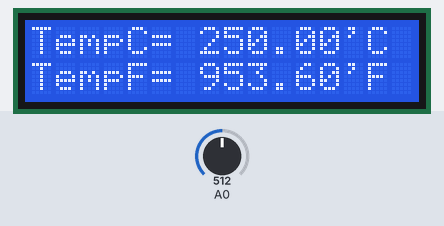
Simulated run of this sketch. Board: Arduino Uno, built with avr-gcc and run on an emulated ATmega328P. On the bench: 16×2 character LCD. The test bench sets the inputs (shaded band); at power-on: A0 = 512.

Above: at 1.2 s.
1.3 s: A0 set to 222
At 2.6 s:
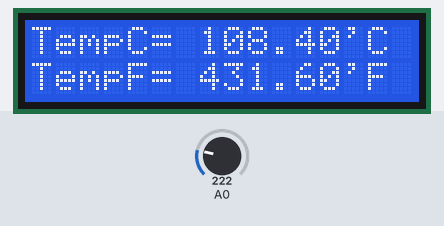
3.5 s: A0 set to 192
At 4.5 s:
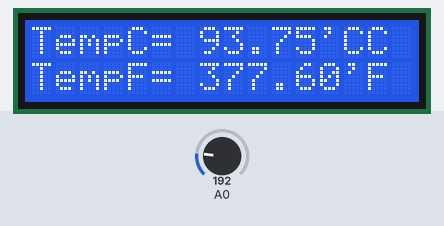
5.5 s: A0 set to 40
At 6.4 s:
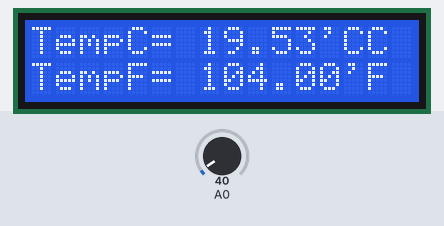
7.5 s: A0 set to 35
At 9.3 s:
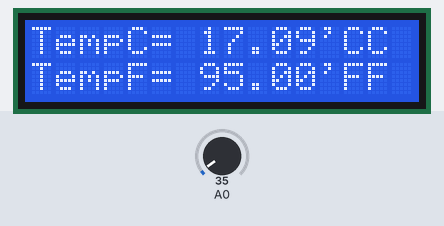
9.6 s: A0 set to 0
At 11.3 s:
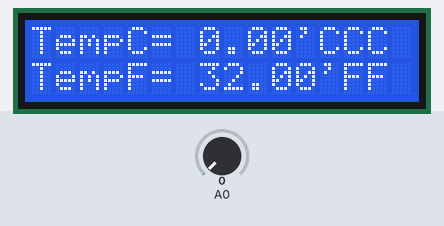
Timing chart, 0 to 12.6 s (numbered marks = the images above; inputs shaded):
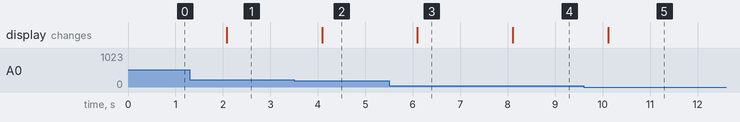

Measured:
- the behaviour switches between 205 and 204 on A0 (found by bisection; images 1 and 2)
- the behaviour switches between 38 and 37 on A0 (found by bisection; images 3 and 4)
- after the input at 1.3 s, the display: changes after 0.78 s (image 1)
- after the input at 3.5 s, the display: changes after 0.59 s (image 2)
- after the input at 5.5 s, the display: changes after 0.60 s (image 3)
- after the input at 7.5 s, the display: changes after 0.61 s (image 4)
- after the input at 9.6 s, the display: changes after 0.52 s (image 5)

The sketch:

demo.ino
```cpp
#include<LiquidCrystal.h>
LiquidCrystal lcd(13,12,4,5,6,7);
int tmps=A0;
float c;
float f;
float value;
void setup() {
  lcd.begin(16,2);


  // put your setup code here, to run once:

}

void loop() {
  // put your main code here, to run repeatedly:
  value=analogRead(A0);
  c=(5.0*value*100)/1024.0;
  f=((value*9)/5)+32;
  lcd.setCursor(0,0);
  lcd.print("TempC=");
   lcd.setCursor(0,1);
  lcd.print("TempF=");
  lcd.setCursor(7,0);
  lcd.print(c);
  lcd.print("'C");
  lcd.setCursor(7,1);
  lcd.print(f);
  lcd.print("'F");
  delay(1000);

}
```

0_information.c
```cpp
#include<stdio.h>
void main()
{
    printf("\n############################# Welcome To Code Fun #####################################\n");
    printf("####################### Subscribe for more C-Programs #################################\n\n\n");
    int i,j,k;

}
```

1_Hello_world.c
```cpp
//Hello  Programmer
#include<stdio.h>
void main()
{
    printf("Hey \nWelcome to Coder1010\n");
    printf("Hello Programmer");
}
```

2_sum_of_two_value.c
```cpp
#include<stdio.h>
void main()
{
    int num1,num2;
    printf("\nWelcome To Iot Project\n");
    printf("Enter Two Number\n");
    scanf("%d%d",&num1,&num2);
    printf("Add of Two Number=%d",num1+num2);

}
```

Ascii_value.c
```cpp
#include<stdio.h>
int main()
{
    //ascii valu
    char ch;
    printf("Enter an alphabet\n");
    scanf("%c",&ch);
    printf("Ascii value of charecter = %d",ch);

}
```

Square_oot.c
```cpp
#include<stdio.h>
#include<math.h>
int main()
{
   int num;
   printf("Enter a number\n");
   scanf("%d",&num);
    printf("Squre root: %f",sqrt(num));

}
```

add_subs.c
```cpp
#include<stdio.h>
int main()
{
    int a,b,c;
    int v;
    printf("Enter your number\n");
    scanf("%d%d%d",&a,&b,&c);

    v=a+b-c;
    printf("your Value is=%d",v);

}
```

area_of_circle.c
```cpp
#include <stdio.h>

void main()
{
    float pi = 3.141;
    float area = 0, redius, height, Volum = 0;
    printf("\n\nEnter Radius of Circle:");
    scanf("%f", &redius);
    printf("\nEnter Height of the cilender:");
    scanf("%f", &height);

    // Area of Circle
    area = redius * redius * pi;
    printf("\n\nArea Of Circle is %f", area);

    //Volume of cylender
    Volum = pi * redius * redius * height;
    printf("\nVolume of Of Cyclender:%f\n\n", Volum);
}
```

area_of_tringlee.c
```cpp
#include<stdio.h>
int main()
{

    int hight,base;
    int area;
    printf("Enter Base and Hight\n");
    scanf("%d%d",&hight,&base);
    //this formula area of tringle
    area=base*hight/2;
    printf("Your value is %d= ",area);

}
```

bitwise.c
```cpp
#include<stdio.h>
#define decode(s,t,u,m,p,e,d)  m##s##u##t
#define vikash decode(a,n,i,m,a,t,e)
int vikash()
{
 int a=3,b=6,c;
 printf("\n a=%d",a);
 printf("\n b=%d",b);
 c=a&b;
 // (bitwise AND)
 printf("\n a&b=%d",c);
  c=a|b;
  //(bitwise OR)
  printf("\n a|b=%d",c);
  c=a^b;
  //(bitwise XOR)
  printf("\n a^b=%d",c);
  c=~a;
  //(bitwise NOT)
  printf("\n ~a =%d",c);
  c=a<<3;
 // (left shift)
  printf("\n a<<3=%d",c);
  c=b>>2;
  //(right shift)
  printf("\n b>>2=%d",c);


}
```

cube.c
```cpp
#include<stdio.h>
int main()
{
    int a;
    printf("Enter your Number=\n");
    scanf("%d",&a);
   int v=a*a*a;
    printf("Your value is =%d",v);
return 0;
}
```

frinctinol.c
```cpp

```

hour_min.c
```cpp
#include<stdio.h>
int main()
{
    int h,m,s,ts;
    printf("Enter a time\n");
    scanf("%d",&ts);
    h=ts/60;
    printf("hour=%d",h);
    m=ts%60;
    printf("Mint=%d",m);


}
```

per.c
```cpp
#include<stdio.h>
int main()
{
    float per,marks;

    printf("Enter your marks:");
    scanf("%f",&marks);
    per=(marks/500)*100;
    printf("%f is ",per);
}
```
